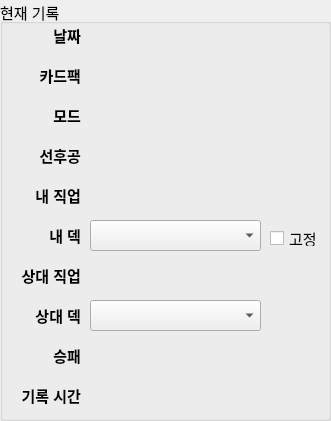
     <widget class="QGroupBox" name="groupBox_4">
      <property name="geometry">
       <rect>
        <x>10</x>
        <y>180</y>
        <width>331</width>
        <height>421</height>
       </rect>
      </property>
      <property name="font">
       <font>
        <pointsize>11</pointsize>
       </font>
      </property>
      <property name="title">
       <string>현재 기록</string>
      </property>
      <widget class="QLabel" name="label">
       <property name="geometry">
        <rect>
         <x>10</x>
         <y>20</y>
         <width>71</width>
         <height>31</height>
        </rect>
       </property>
       <property name="font">
        <font>
         <pointsize>11</pointsize>
         <weight>75</weight>
         <bold>true</bold>
        </font>
       </property>
       <property name="text">
        <string>날짜</string>
       </property>
       <property name="alignment">
        <set>Qt::AlignRight|Qt::AlignTrailing|Qt::AlignVCenter</set>
       </property>
      </widget>
      <widget class="QLabel" name="lb_day">
       <property name="geometry">
        <rect>
         <x>90</x>
         <y>20</y>
         <width>221</width>
         <height>31</height>
        </rect>
       </property>
       <property name="font">
        <font>
         <pointsize>11</pointsize>
        </font>
       </property>
       <property name="text">
        <string/>
       </property>
      </widget>
      <widget class="QLabel" name="label_3">
       <property name="geometry">
        <rect>
         <x>10</x>
         <y>100</y>
         <width>71</width>
         <height>31</height>
        </rect>
       </property>
       <property name="font">
        <font>
         <pointsize>11</pointsize>
         <weight>75</weight>
         <bold>true</bold>
        </font>
       </property>
       <property name="text">
        <string>모드</string>
       </property>
       <property name="alignment">
        <set>Qt::AlignRight|Qt::AlignTrailing|Qt::AlignVCenter</set>
       </property>
      </widget>
      <widget class="QLabel" name="lb_mod">
       <property name="geometry">
        <rect>
         <x>90</x>
         <y>100</y>
         <width>221</width>
         <height>31</height>
        </rect>
       </property>
       <property name="font">
        <font>
         <pointsize>11</pointsize>
        </font>
       </property>
       <property name="text">
        <string/>
       </property>
      </widget>
      <widget class="QLabel" name="label_5">
       <property name="geometry">
        <rect>
         <x>10</x>
         <y>60</y>
         <width>71</width>
         <height>31</height>
        </rect>
       </property>
       <property name="font">
        <font>
         <pointsize>11</pointsize>
         <weight>75</weight>
         <bold>true</bold>
        </font>
       </property>
       <property name="text">
        <string>카드팩</string>
       </property>
       <property name="alignment">
        <set>Qt::AlignRight|Qt::AlignTrailing|Qt::AlignVCenter</set>
       </property>
      </widget>
      <widget class="QLabel" name="lb_cp">
       <property name="geometry">
        <rect>
         <x>90</x>
         <y>60</y>
         <width>221</width>
         <height>31</height>
        </rect>
       </property>
       <property name="font">
        <font>
         <pointsize>11</pointsize>
        </font>
       </property>
       <property name="text">
        <string/>
       </property>
      </widget>
      <widget class="QLabel" name="label_7">
       <property name="geometry">
        <rect>
         <x>10</x>
         <y>180</y>
         <width>71</width>
         <height>31</height>
        </rect>
       </property>
       <property name="font">
        <font>
         <pointsize>11</pointsize>
         <weight>75</weight>
         <bold>true</bold>
        </font>
       </property>
       <property name="text">
        <string>내 직업</string>
       </property>
       <property name="alignment">
        <set>Qt::AlignRight|Qt::AlignTrailing|Qt::AlignVCenter</set>
       </property>
      </widget>
      <widget class="QLabel" name="lb_mycls">
       <property name="geometry">
        <rect>
         <x>90</x>
         <y>180</y>
         <width>221</width>
         <height>31</height>
        </rect>
       </property>
       <property name="font">
        <font>
         <pointsize>11</pointsize>
        </font>
       </property>
       <property name="text">
        <string/>
       </property>
      </widget>
      <widget class="QLabel" name="label_10">
       <property name="geometry">
        <rect>
         <x>10</x>
         <y>220</y>
         <width>71</width>
         <height>31</height>
        </rect>
       </property>
       <property name="font">
        <font>
         <pointsize>11</pointsize>
         <weight>75</weight>
         <bold>true</bold>
        </font>
       </property>
       <property name="text">
        <string>내 덱</string>
       </property>
       <property name="alignment">
        <set>Qt::AlignRight|Qt::AlignTrailing|Qt::AlignVCenter</set>
       </property>
      </widget>
      <widget class="QLabel" name="label_11">
       <property name="geometry">
        <rect>
         <x>10</x>
         <y>260</y>
         <width>71</width>
         <height>31</height>
        </rect>
       </property>
       <property name="font">
        <font>
         <pointsize>11</pointsize>
         <weight>75</weight>
         <bold>true</bold>
        </font>
       </property>
       <property name="text">
        <string>상대 직업</string>
       </property>
       <property name="alignment">
        <set>Qt::AlignRight|Qt::AlignTrailing|Qt::AlignVCenter</set>
       </property>
      </widget>
      <widget class="QLabel" name="lb_opcls">
       <property name="geometry">
        <rect>
         <x>90</x>
         <y>260</y>
         <width>221</width>
         <height>31</height>
        </rect>
       </property>
       <property name="font">
        <font>
         <pointsize>11</pointsize>
        </font>
       </property>
       <property name="text">
        <string/>
       </property>
      </widget>
      <widget class="QLabel" name="label_14">
       <property name="geometry">
        <rect>
         <x>10</x>
         <y>300</y>
         <width>71</width>
         <height>31</height>
        </rect>
       </property>
       <property name="font">
        <font>
         <pointsize>11</pointsize>
         <weight>75</weight>
         <bold>true</bold>
        </font>
       </property>
       <property name="text">
        <string>상대 덱</string>
       </property>
       <property name="alignment">
        <set>Qt::AlignRight|Qt::AlignTrailing|Qt::AlignVCenter</set>
       </property>
      </widget>
      <widget class="QLabel" name="lb_wl">
       <property name="geometry">
        <rect>
         <x>90</x>
         <y>340</y>
         <width>221</width>
         <height>31</height>
        </rect>
       </property>
       <property name="font">
        <font>
         <pointsize>11</pointsize>
        </font>
       </property>
       <property name="text">
        <string/>
       </property>
      </widget>
      <widget class="QLabel" name="label_16">
       <property name="geometry">
        <rect>
         <x>10</x>
         <y>340</y>
         <width>71</width>
         <height>31</height>
        </rect>
       </property>
       <property name="font">
        <font>
         <pointsize>11</pointsize>
         <weight>75</weight>
         <bold>true</bold>
        </font>
       </property>
       <property name="text">
        <string>승패</string>
       </property>
       <property name="alignment">
        <set>Qt::AlignRight|Qt::AlignTrailing|Qt::AlignVCenter</set>
       </property>
      </widget>
      <widget class="QLabel" name="lb_logtime">
       <property name="geometry">
        <rect>
         <x>90</x>
         <y>380</y>
         <width>221</width>
         <height>31</height>
        </rect>
       </property>
       <property name="font">
        <font>
         <pointsize>11</pointsize>
        </font>
       </property>
       <property name="text">
        <string/>
       </property>
      </widget>
      <widget class="QLabel" name="label_20">
       <property name="geometry">
        <rect>
         <x>10</x>
         <y>380</y>
         <width>71</width>
         <height>31</height>
        </rect>
       </property>
       <property name="font">
        <font>
         <pointsize>11</pointsize>
         <weight>75</weight>
         <bold>true</bold>
        </font>
       </property>
       <property name="text">
        <string>기록 시간</string>
       </property>
       <property name="alignment">
        <set>Qt::AlignRight|Qt::AlignTrailing|Qt::AlignVCenter</set>
       </property>
      </widget>
      <widget class="QLabel" name="label_22">
       <property name="geometry">
        <rect>
         <x>10</x>
         <y>140</y>
         <width>71</width>
         <height>31</height>
        </rect>
       </property>
       <property name="font">
        <font>
         <pointsize>11</pointsize>
         <weight>75</weight>
         <bold>true</bold>
        </font>
       </property>
       <property name="text">
        <string>선후공</string>
       </property>
       <property name="alignment">
        <set>Qt::AlignRight|Qt::AlignTrailing|Qt::AlignVCenter</set>
       </property>
      </widget>
      <widget class="QLabel" name="lb_fs">
       <property name="geometry">
        <rect>
         <x>90</x>
         <y>140</y>
         <width>221</width>
         <height>31</height>
        </rect>
       </property>
       <property name="font">
        <font>
         <pointsize>11</pointsize>
        </font>
       </property>
       <property name="text">
        <string/>
       </property>
      </widget>
      <widget class="QComboBox" name="cb_mydeck">
       <property name="geometry">
        <rect>
         <x>90</x>
         <y>220</y>
         <width>171</width>
         <height>31</height>
        </rect>
       </property>
      </widget>
      <widget class="QComboBox" name="cb_opdeck">
       <property name="geometry">
        <rect>
         <x>90</x>
         <y>300</y>
         <width>171</width>
         <height>31</height>
        </rect>
       </property>
      </widget>
      <widget class="QCheckBox" name="cb_fix">
       <property name="geometry">
        <rect>
         <x>270</x>
         <y>230</y>
         <width>51</width>
         <height>16</height>
        </rect>
       </property>
       <property name="text">
        <string>고정</string>
       </property>
      </widget>
     </widget>
